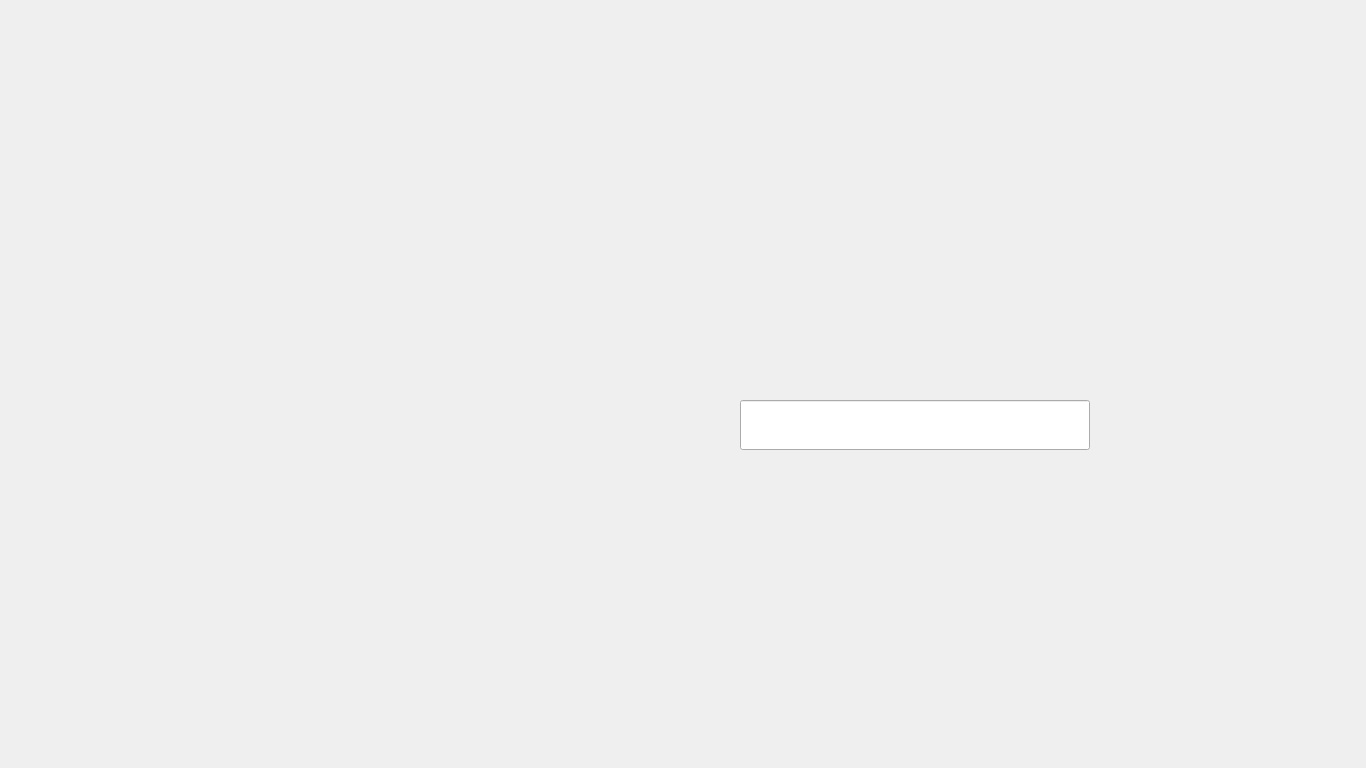
<?xml version="1.0" encoding="UTF-8"?>
<ui version="4.0">
 <class>Admin</class>
 <widget class="QMainWindow" name="Admin">
  <property name="geometry">
   <rect>
    <x>0</x>
    <y>0</y>
    <width>1366</width>
    <height>768</height>
   </rect>
  </property>
  <property name="windowTitle">
   <string>AJ Bank | Admin </string>
  </property>
  <property name="styleSheet">
   <string notr="true">background-image: url(:/background/Admin.jpg);
</string>
  </property>
  <widget class="QWidget" name="centralwidget">
   <widget class="QPushButton" name="AdminLoginB">
    <property name="geometry">
     <rect>
      <x>547</x>
      <y>626</y>
      <width>334</width>
      <height>76</height>
     </rect>
    </property>
    <property name="cursor">
     <cursorShape>PointingHandCursor</cursorShape>
    </property>
    <property name="styleSheet">
     <string notr="true">background-image: url(:/button/buttons/Login.png);
background-position: center;
border-radius:100%;</string>
    </property>
    <property name="text">
     <string/>
    </property>
    <property name="default">
     <bool>true</bool>
    </property>
   </widget>
   <widget class="QLineEdit" name="AdminPasswordT">
    <property name="geometry">
     <rect>
      <x>740</x>
      <y>400</y>
      <width>350</width>
      <height>50</height>
     </rect>
    </property>
    <property name="styleSheet">
     <string notr="true">background-image: url(:/button/buttons/White.png);
font: 63 18pt &quot;Montserrat SemiBold&quot;;</string>
    </property>
    <property name="echoMode">
     <enum>QLineEdit::Password</enum>
    </property>
   </widget>
   <widget class="QPushButton" name="BackButton">
    <property name="geometry">
     <rect>
      <x>0</x>
      <y>93</y>
      <width>150</width>
      <height>581</height>
     </rect>
    </property>
    <property name="cursor">
     <cursorShape>PointingHandCursor</cursorShape>
    </property>
    <property name="autoFillBackground">
     <bool>false</bool>
    </property>
    <property name="styleSheet">
     <string notr="true">background-image: url(:/button/buttons/Back.png);
border: 0px;</string>
    </property>
    <property name="text">
     <string/>
    </property>
    <property name="default">
     <bool>false</bool>
    </property>
    <property name="flat">
     <bool>false</bool>
    </property>
   </widget>
   <widget class="QPushButton" name="SuggestButton">
    <property name="geometry">
     <rect>
      <x>949</x>
      <y>0</y>
      <width>421</width>
      <height>384</height>
     </rect>
    </property>
    <property name="cursor">
     <cursorShape>PointingHandCursor</cursorShape>
    </property>
    <property name="styleSheet">
     <string notr="true">background-image: url(:/button/buttons/Suggest.png);
border: 0px;</string>
    </property>
    <property name="text">
     <string/>
    </property>
   </widget>
   <widget class="QLabel" name="ErrorMessage">
    <property name="geometry">
     <rect>
      <x>350</x>
      <y>510</y>
      <width>841</width>
      <height>41</height>
     </rect>
    </property>
    <property name="font">
     <font>
      <family>Montserrat</family>
      <pointsize>24</pointsize>
      <weight>75</weight>
      <bold>true</bold>
     </font>
    </property>
    <property name="styleSheet">
     <string notr="true">background-image: url(:/button/buttons/Blue.png);
color: rgb(255, 0, 0);</string>
    </property>
    <property name="text">
     <string/>
    </property>
   </widget>
  </widget>
 </widget>
 <resources/>
 <connections/>
</ui>
